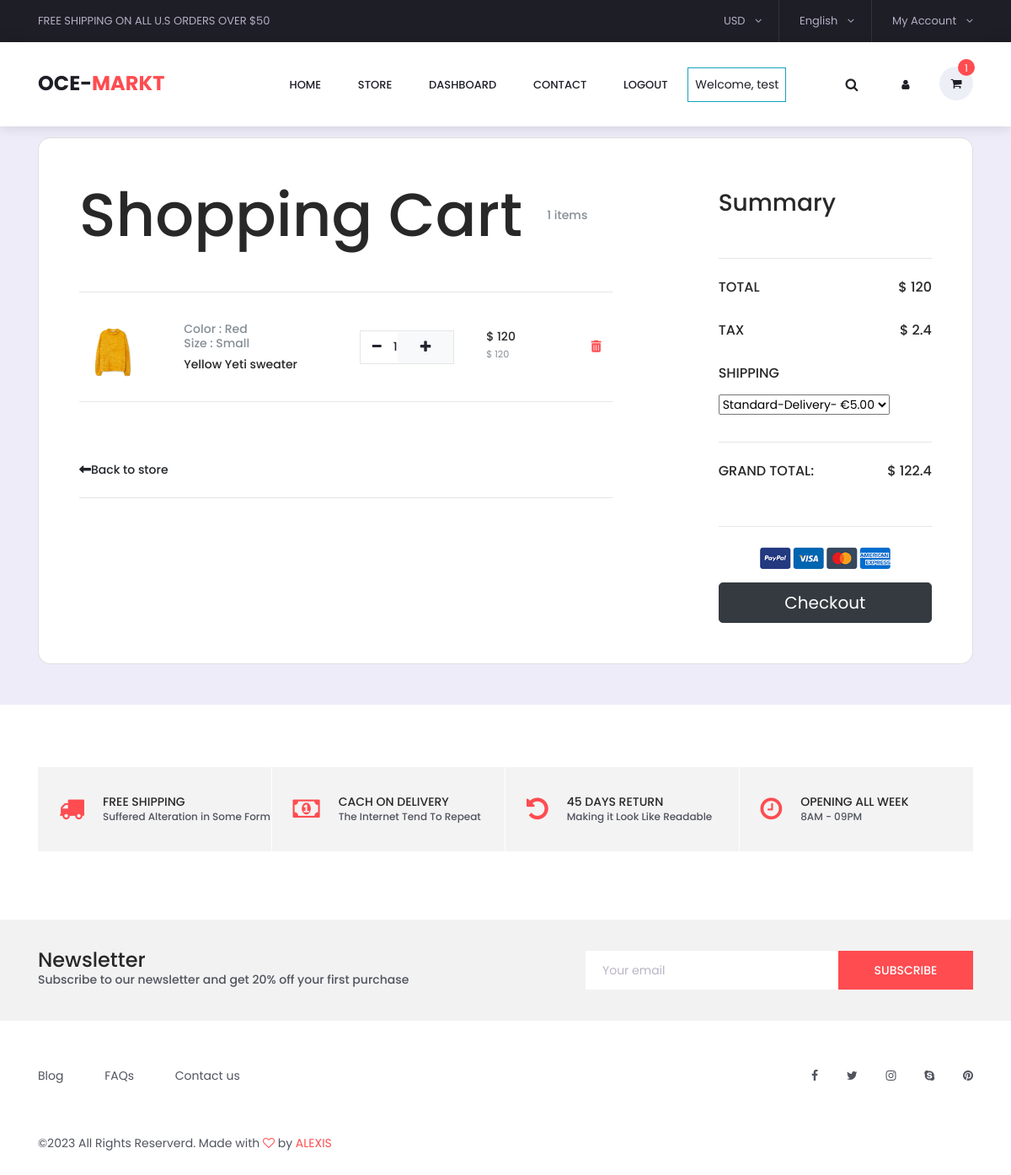
The page /cart/ (signed in) on the database as committed earlier.
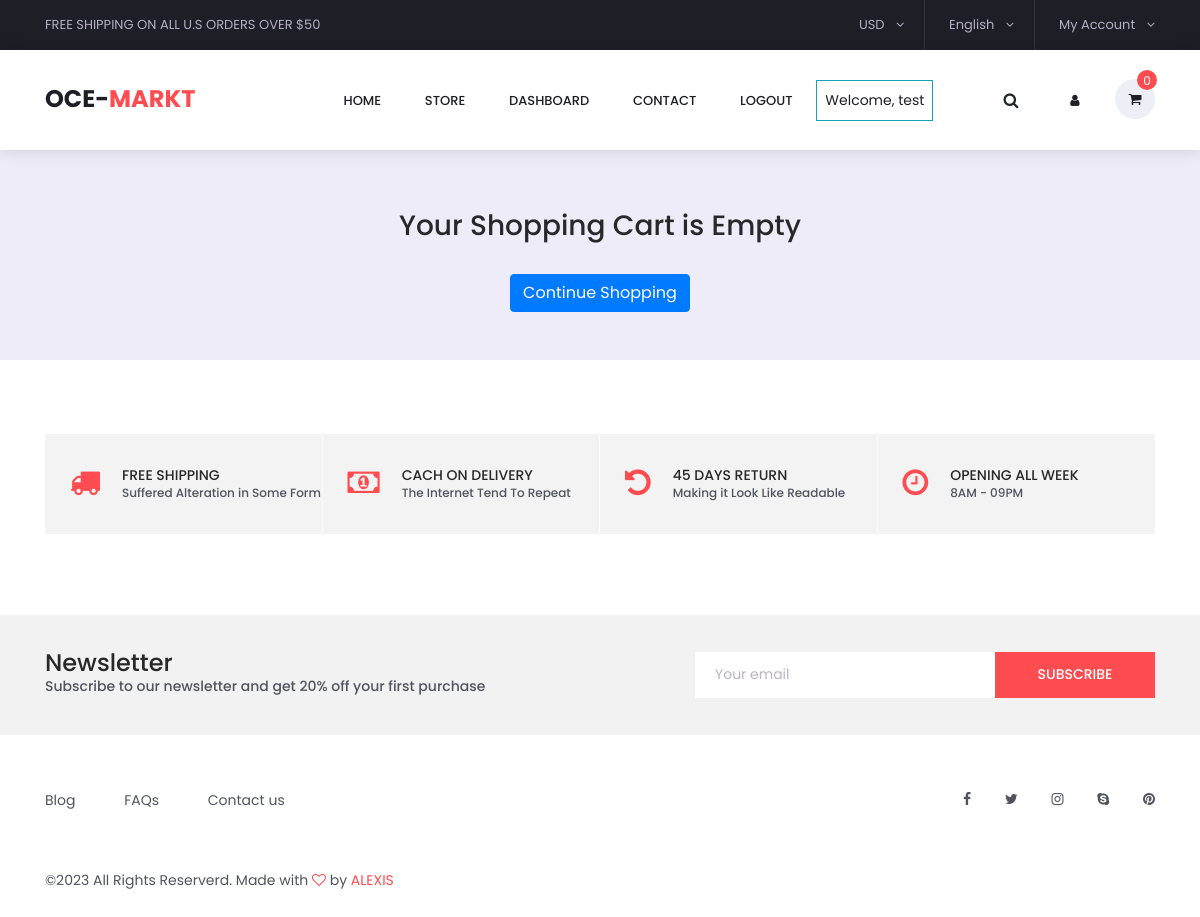
The same page on the database as committed later.
### carts/models.py (models this page shows, shortened)
class CartItem(models.Model):
    user = models.ForeignKey(Account, on_delete=models.CASCADE, null=True)
    product = models.ForeignKey(Product, on_delete=models.CASCADE)
    variations = models.ManyToManyField(Variation, blank=True)
    cart = models.ForeignKey(Cart, on_delete=models.CASCADE, null=True)
    quantity = models.IntegerField()
    is_active = models.BooleanField(default=True)
    def sub_total(self):
        return self.product.price * self.quantity

### store/models.py (models this page shows, shortened)
class Product(models.Model):
    product_name = models.CharField(max_length=255, unique=True)
    slug = models.SlugField(max_length=255, unique=True)
    description = models.TextField(max_length=600, blank=True)
    price = models.IntegerField()
    old_price = models.IntegerField(blank=True, default=0)
    image = models.ImageField(upload_to='photos/products')
    stock = models.IntegerField()
    tagged = models.CharField(max_length=50, blank=True)
    is_available = models.BooleanField(default=True)
    category = models.ForeignKey(Category, on_delete=models.CASCADE)
    created_date = models.DateTimeField(auto_now_add=True, )
    modified_date = models.DateTimeField(auto_now=True)
    def get_url(self):
        return reverse('product_detail', args=[self.category.slug, self.slug])

class Variation(models.Model):
    product = models.ForeignKey(Product, on_delete=models.CASCADE)
    variation_category = models.CharField(
        max_length=100, choices=variation_category_choice)
    variation_value = models.CharField(max_length=100)
    is_active = models.BooleanField(default=True)
    created_date = models.DateTimeField(auto_now=True)
    updated_date = models.DateTimeField(auto_now=True)
    objects = VariationManager()

### carts/views.py (the view)
# urls.py: path('cart/', include('carts.urls')),
def cart(request, total=0, quantity=0, cart_items=None):
    try:
        tax = 0
        grand_total = 0
        if request.user.is_authenticated:
            cart_items = CartItem.objects.filter(
                user=request.user, is_active=True)
        else:
            cart = Cart.objects.get(cart_id=_cart_id(request))
            cart_items = CartItem.objects.filter(cart=cart, is_active=True)
        for cart_item in cart_items:
            total += (cart_item.product.price * cart_item.quantity)
            quantity += cart_item.quantity
        tax = (2 * total)/100
        grand_total = total + tax
    except ObjectDoesNotExist:
        pass
    context = {
        'total': total,
        'quantity': quantity,
        'cart_items': cart_items,
        'tax': tax,
        'grand_total': grand_total
    }
    return render(request, 'store/cart.html', context)

### carts/context_processors.py (called while the page is built)
def counter(request):
    cart_count = 0
    if 'admin' in request.path:
        return {}
    else:
        try:
            cart = Cart.objects.filter(cart_id=_cart_id(request))
            if request.user.is_authenticated:
                cart_items = CartItem.objects.all().filter(user=request.user)
            else:
                cart_items = CartItem.objects.all().filter(cart=cart[:1])
            for cart_item in cart_items:
                cart_count += cart_item.quantity
        except Cart.DoesNotExist:
            cart_count = 0
    return dict(cart_count=cart_count)

### carts/views.py (called while the page is built)
def _cart_id(request):
    cart = request.session.session_key
    if not cart:
        cart = request.session.create()
    return cart

### category/context_processors.py (called while the page is built)
def menu_links(request):
    links = Category.objects.all()
    return dict(links=links)

### category/models.py (called while the page is built)
    def __str__(self):
        return self.category_name

### templates/store/cart.html (shortened to what the changed rows need)
{% extends 'base.html' %}
{% load static %}
{% block content %}
<br>
<br>
<br>
<br>
<br>
<section class="h-100 h-custom" style="background-color: #eeecf8;">
    <div class="container py-5 h-100">
  {% if not cart_items %}
   <br>
   <br>
  <h3 class="text-center">Your Shopping Cart is Empty</h3>
  <br>
  <div class="text-center">
    <a href="{% url 'store' %}" class="btn btn-primary">Continue Shopping</a>
  </div>
  {% else %}
      <div class="row d-flex justify-content-center align-items-center h-100">
        <div class="col-12">
          <div class="card card-registration card-registration-2" style="border-radius: 15px;">
            <div class="card-body p-0">
              <div class="row g-0">
                <div class="col-lg-8">
                  <div class="p-5">
                    <div class="d-flex justify-content-between align-items-center mb-5">
                      <h1 class="fw-bold mb-0 text-black">Shopping Cart</h1>
                      <h6 class="mb-0 text-muted">{{quantity}} items</h6>
                    </div>
                    <hr class="my-4">
                    {% for cart_item in cart_items %}
                    <div class="row mb-4 d-flex justify-content-between align-items-center">
                      <div class="col-md-2 col-lg-2 col-xl-2">
                        <a href="{{ cart_item.product.get_url }}">  <img
                          src="{{ cart_item.product.image.url}}"
                          class="img-fluid rounded-3" alt="Cotton T-shirt">
                        </a>
                      </div>
                      <div class="col-md-3 col-lg-3 col-xl-3">
                        <h6 class="text-muted">
                          {% if cart_item.variations.all %}
                             {% for item in cart_item.variations.all %}
                               {{ item.variation_category | capfirst}} : {{ item.variation_value | capfirst}} <br>
                             {% endfor %}
                          {% endif %}
                        </h6>
                        <a href="{{ cart_item.product.get_url }}"><h6 class="text-black mb-0">{{ cart_item.product.product_name}}</h6></a>
                      </div>
                      <div class="col-md-3 col-lg-3 col-xl-2 d-flex">
                       <div class="quantity_selector">
                          <a href="{% url 'remove_cart' cart_item.product.id  cart_item.id  %}"><span class="minus"><i class="fa fa-minus" aria-hidden="true"></i></span></a>
                          <span id="quantity_value">{{cart_item.quantity}}</span>
                          <form action="{% url 'add_cart' cart_item.product.id %}" method="POST">
                            <button class="btn btn-light" type="submit"><span class="plus"><i class="fa fa-plus" aria-hidden="true"></i></span></button>
                          </form>
                        </div>
                      </div>
                      <div class="col-md-3 col-lg-2 col-xl-2 offset-lg-1">
                        <h6 class="mb-0">$ {{cart_item.sub_total}}</h6>
                        <small class="text-muted">$ {{cart_item.product.price}}</small>
                      </div>
                      <div class="col-md-1 col-lg-1 col-xl-1 text-end">
                        <a href="{% url 'remove_cart_item' cart_item.product.id cart_item.id %}" onclick="return confirm('Are you sure you want to delete this product?')" class="text-muted"><i class="fas fa-trash-alt" style="color: #fe4c50"></i></a>
                      </div>
                    </div>
                    <hr class="my-4">
                    {% endfor %}
                    <div class="pt-5">
                      <h6 class="mb-0"><a href="{% url 'store' %}" class="text-body"><i
                            class="fas fa-long-arrow-alt-left me-2"></i>Back to store</a></h6>
                    </div>
                    <hr class="my-4">
                  </div>
                </div>
                <div class="col-lg-4 bg-grey">
                  <div class="p-5">
                    <h3 class="fw-bold mb-5 mt-2 pt-1">Summary</h3>
                    <hr class="my-4">
                    <div class="d-flex justify-content-between mb-4">
                      <h5 class="text-uppercase">Total </h5>
                      <h5>$ {{total}}</h5>
                    </div>
                    <div class="d-flex justify-content-between mb-4">
                      <h5 class="text-uppercase">Tax </h5>
                      <h5>$ {{tax}}</h5>
                    </div>
                    <h5 class="text-uppercase mb-3">Shipping</h5>
                    <div class="mb-4 pb-2">
                      <select class="select">
                        <option value="1">Standard-Delivery- €5.00</option>
                      </select>
                    </div>
                    <hr class="my-4">
                    <div class="d-flex justify-content-between mb-5">
                      <h5 class="text-uppercase">Grand Total:</h5>
                      <h5>$ {{grand_total}}</h5>
                    </div>
                    <hr class="my-4">
                    <p class="text-center mb-3">
                      <img src="{% static 'images/payments.png' %}" height="26">
                    </p>
                    <a href="{% url 'checkout' %}" type="button" class="btn btn-dark btn-block btn-lg"
                      data-mdb-ripple-color="dark">Checkout</a>
                  </div>
                </div>
              </div>
            </div>
          </div>
        </div>
      </div>
      {% endif %}
    </div>
  </section>
{% endblock %}

### templates/base.html (shortened to what the changed rows need)
{% load static %}
{% static "images" as baseURL %}
<!DOCTYPE html>
<html lang="en">
  <head>
    {% load static %}
    <link rel="stylesheet" href="https://cdn.jsdelivr.net/npm/bootstrap@4.6.2/dist/css/bootstrap.min.css">
    <link rel="stylesheet" href="https://cdnjs.cloudflare.com/ajax/libs/font-awesome/6.3.0/css/all.min.css">
    <link
      rel="stylesheet"
      href="{% static 'styles/bootstrap4/bootstrap.min.css' %}"
    />
    <link
      href="{%static 'plugins/font-awesome-4.7.0/css/font-awesome.min.css' %}"
      rel="stylesheet"
    />
    <link
      rel="stylesheet"
      href="{% static 'plugins/OwlCarousel2-2.2.1/owl.carousel.css'%}"
    />
    <link
      rel="stylesheet"
      href="{% static 'plugins/OwlCarousel2-2.2.1/owl.theme.default.css'%}"
    />
    <link
      rel="stylesheet"
      href="{% static 'plugins/OwlCarousel2-2.2.1/animate.css'%}"
    />
    <link rel="stylesheet"  href="{% static 'plugins/jquery-ui-1.12.1.custom/jquery-ui.css' %}">
    <link rel="stylesheet" href="{% static 'styles/main_styles.css'%}" />
    <link rel="stylesheet" href="{% static 'styles/responsive.css' %}" />
    <link rel="stylesheet"  href="{% static 'styles/categories_styles.css' %}">
    <link rel="stylesheet"  href="{% static 'styles/categories_styles.css' %}">
    <link rel="stylesheet"  href="{% static 'styles/categories_responsive.css' %}">
    <link rel="stylesheet"  href="{% static 'styles/single_styles.css' %}">
    <link rel="stylesheet"  href="{% static 'styles/single_responsive.css' %}">
    <link rel="stylesheet"  href="{% static 'styles/contact_styles.css' %}">
    <link rel="stylesheet"  href="{% static 'styles/contact_responsive.css' %}">
    <link rel="stylesheet"  href="{% static 'styles/review.css' %}">
  </head>
  <body>
    <div class="super_container">
      <header class="header trans_300">
        <div class="main_nav_container">
          <div class="container">
            <div class="row">
              <div class="col-lg-12 text-right">
                <nav class="navbar">
                  <ul class="navbar_user">
                    <li class="account" style="background-color: white;">
                    <li class="checkout">
                      <a href="{% url 'cart' %}">
                        <i class="fa fa-shopping-cart" aria-hidden="true"></i>
                        <span id="checkout_items" class="checkout_items"
                          >{{cart_count}}</span
                        >
                      </a>
                    </li>
                  </ul>
                </nav>
              </div>
            </div>
          </div>
        </div>
      </header>
      {% block content %}{% endblock %}
      {% include 'footer.html' %}
  </body>
</html>

Rows that differ between the two databases and show on the page:
removed CartItem: product.image (picture), product.product_name "Yellow Yeti sweater", quantity "1", sub_total "120", product.price "120"
no longer on this page (row unchanged): Variation: variation_category "Color", variation_value "Red"
no longer on this page (row unchanged): Variation: variation_category "Size", variation_value "Small"
Other text that changed with them:
{{ cart_count }}: "1" → "0"
{{ quantity }}: "1" → (not shown)
{{ total }}: "120" → (not shown)
{{ tax }}: "2.4" → (not shown)
form field value: "Standard-Delivery- €5.00" → (not shown)
{{ grand_total }}: "122.4" → (not shown)
text no longer shown: "Shopping Cart items Back to store Summary TOTAL $ TAX $ SHIPPING GRAND TOTAL: $ Checkout"
text now shown: "Your Shopping Cart is Empty Continue Shopping"
